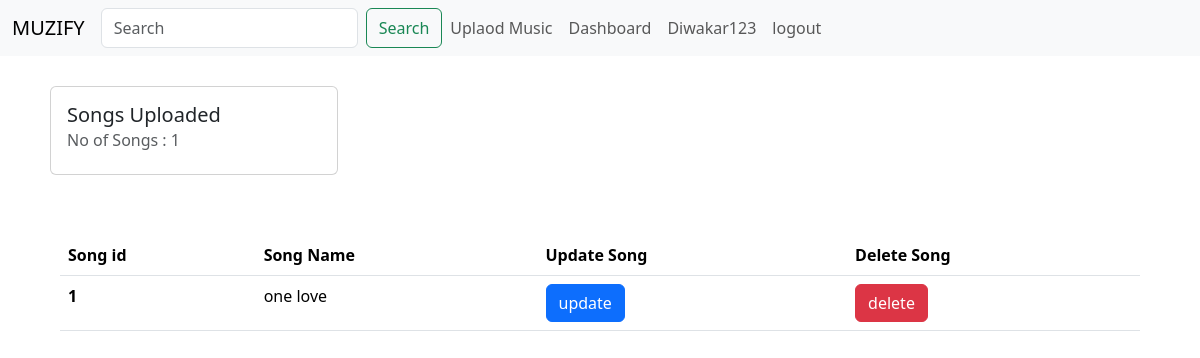
Page /dashboard (signed in) on the committed database.
### models.py (models this page shows, shortened)
@dataclass
class User(db.Model):
    id: int
    username: str
    passhash: str
    name: str
    is_admin: bool
    is_creator: bool
    __tablename__ = 'user'
    id = db.Column(db.Integer, primary_key=True)
    username = db.Column(db.String(80), unique=True, nullable=False)
    passhash = db.Column(db.String(80), nullable=False)
    name = db.Column(db.String(80), nullable=True)
    is_creator = db.Column(db.Boolean, nullable=False, default=False)
    is_admin = db.Column(db.Boolean, nullable=False, default=False)
    @property
    def password(self):
        raise AttributeError('You cannot read passwords')

@dataclass
class Song(db.Model):
    id: int
    name: str
    album: str
    lyrics: str
    created_date: str
    user_id : int
    file: str
    __tablename__ ='song'
    id = db.Column(db.Integer, primary_key=True)
    name = db.Column(db.String(80), nullable=False)
    album = db.Column(db.String(80), nullable=False)
    lyrics = db.Column(db.String(512), nullable=True)
    created_date = db.Column(db.DateTime, default=datetime.utcnow)
    user_id = db.Column(db.Integer, db.ForeignKey('user.id'), nullable=False)
    file = db.Column(db.String(80), nullable=False)
    user = db.relationship('User', backref='songs', lazy=True)

### routes.py (the view)
@app.route('/dashboard')
@auth_required
def dashboard():
    song = Song.query.all()
    user = User.query.get(session['user_id'])
    return render_template('dashboard.html', user=user, song=song)

### routes.py (called while the page is built)
def auth_required(func):
    @wraps(func)
    def inner(*args, **kwargs):
        if 'user_id' not in session:
            flash('Login required')
            return redirect(url_for('login'))
        return func(*args, **kwargs)
    return inner

### templates/dashboard.html (shortened to what this page needs)
{% extends "layout.html" %}
{% block content %}
{% set count = namespace(value=0) %}
{% set count2 = namespace(value=0) %}
{% for song in song %}
{% if song.user_id == user.id %}
  {% set count.value = count.value + 1 %}
{% endif %}
{% endfor %}
<div class="card-row">
    <div class="card" style="width: 18rem;">
      <div class="card-body">
        <h5 class="card-title">Songs Uploaded</h5>
        <h6 class="card-subtitle mb-2 text-body-secondary">No of Songs : {{ count.value }}</h6>
      </div>
    </div>
  </div>
  <div style="margin: 5%;">
  <table class="table">
    <thead>
      <tr>
        <th scope="col">Song id</th>
        <th scope="col">Song Name</th>
        <th scope="col">Update Song</th>
        <th scope="col">Delete Song</th>
      </tr>
    </thead>
    <tbody>
    {% for song in song %}
    {% if song.user_id == user.id %}
      <tr>
        <th scope="row">{{ song.id }}</th>
        <td>{{ song.name }}</td>
        <td><a href="{{ url_for('update', id=song.id) }}" class="update"><button class="btn btn-primary">update</button></a></td>
        <td><a href="{{ url_for('delete', id=song.id) }}" class="delete"><button class="btn btn-danger">delete</button></a></td>
      </tr>
    {% endif %}
    {% endfor %}
    </tbody>
  </table>
</div>
{% endblock %}

### templates/nav.html (shortened to what this page needs)
<nav class="navbar navbar-expand-lg bg-body-tertiary">
    <div class="container-fluid">
      <a class="navbar-brand" href="{{url_for('home')}}">MUZIFY</a>
      <div class="collapse navbar-collapse" id="navbarTogglerDemo02">
        <ul class="navbar-nav me-auto mb-2 mb-lg-0">
          {% if user %}
          <form class="d-flex" role="search">
            <input class="form-control me-2" type="text" id="query" name="query" placeholder="Search"  >
            <button class="btn btn-outline-success" type="submit">Search</button>
          </form>
          {% if user.is_creator %}
          <li class="nav-item">
            <a class="nav-link" href="{{ url_for('upload') }}">Uplaod Music</a>
          </li>
          <li class="nav-item">
            <a class="nav-link" href="{{ url_for('dashboard') }}">Dashboard</a>
          </li>
          {% endif %}
          <li class="nav-item">
            <a class="nav-link" href="{{ url_for('profile') }}">{{user.username}}</a>
          </li>
          <li class="nav-item">
            <a class="nav-link" href="{{ url_for('logout') }}">logout</a>
          </li>
          {% endif %}
        </ul>
      </div>
    </div>
  </nav>

### templates/dashboard.html (style rules this page uses)
.card-row { padding: auto; display: inline-block; }
.card { padding: auto; margin-left: 50px; margin-top: 30px; display: inline-block; }

### rows in the picture
User: username "Diwakar123"
Song: id "1", name "one love"

### other values in the picture
{{ count.value }} "1"
